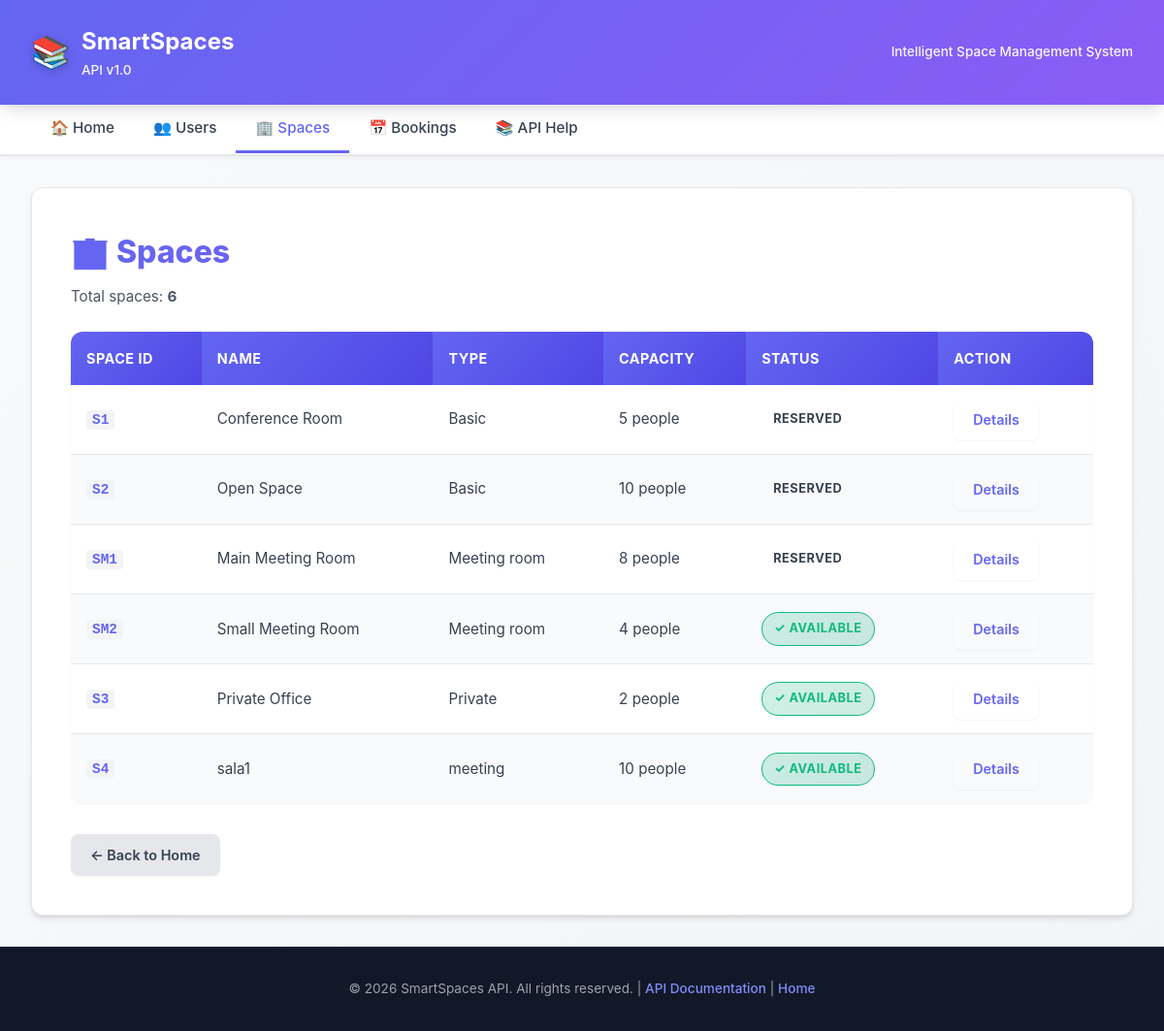
The page /spaces on the database its author committed.
### tables this page shows
CREATE TABLE spaces (
        space_id     TEXT    PRIMARY KEY,
        space_name   TEXT    NOT NULL,
        capacity     INTEGER NOT NULL,
        space_type   TEXT    NOT NULL,
        space_status TEXT    NOT NULL
    );

CREATE TABLE meeting_rooms (
        space_id          TEXT    PRIMARY KEY,
        room_number       TEXT    NOT NULL,
        floor             INTEGER NOT NULL,
        equipment_list    TEXT    NOT NULL,
        num_power_outlets INTEGER NOT NULL,
        FOREIGN KEY (space_id) REFERENCES spaces(space_id)
               ON DELETE CASCADE
    );

### presentation/app.py (the view)
@app.route("/spaces", methods=["GET"])
def list_spaces():
    try:
        spaces = space_service.list_spaces()
        formatted_spaces = [format_space(s) for s in spaces]
        return render_template('spaces.html', spaces=formatted_spaces)
    except Exception as e:
        logger.error(f"Error al listar espacios: {str(e)}")
        return error_response(f"Error al listar espacios: {str(e)}", 500)

### application/space_service.py (called while the page is built)
    def list_spaces(self):
        return self._space_repo.list()

### domain/space.py (called while the page is built)
    @property
    def space_id(self):
        return self.__space_id

    @property
    def space_name(self):
        return self.__space_name

    @property
    def capacity(self):
        return self.__capacity

    @property
    def space_status(self):
        return self._space_status

    @property
    def space_type(self):
        return self._space_type

### domain/space_meetingroom.py (called while the page is built)
    @property
    def room_number(self):
        return self.__room_number

    @property
    def floor(self):
        return self.__floor

    @property
    def num_power_outlets(self):
        return self.__num_power_outlets

    @property
    def equipment_list(self):
        return list(self.__equipment_list)

    def _validate_room_number(self, room_number):
        if not isinstance(room_number, str) or not room_number.strip(): raise ValueError("Room number must be a non-empty string")

    def _validate_floor(self, floor):
        if not isinstance(floor, int) or floor < 0: raise ValueError("Floor must be a non-negative integer")

    def _validate_num_power_outlets(self, num_power_outlets):
        if not isinstance(num_power_outlets, int) or num_power_outlets < 0: raise ValueError("Number of power outlets must be non-negative")

### infrastructure/space_sqlite_repository.py (called while the page is built)
    def _connect(self):
        conn = sqlite3.connect(self._db_path)
        conn.execute("PRAGMA foreign_keys = ON")
        return conn

### presentation/app.py (called while the page is built)
@app.before_request
def log_request():
    logger.info(f"{request.method} {request.path}")

def format_space(space):
    data = {
        "space_id": space.space_id,
        "space_name": space.space_name,
        "capacity": space.capacity,
        "space_type": space.space_type,
        "space_status": space.space_status,
    }
    if isinstance(space, SpaceMeetingRoom):
        data.update(
            {
                "room_number": space.room_number,
                "floor": space.floor,
                "equipment_list": space.equipment_list,
                "num_power_outlets": space.num_power_outlets,
            }
        )
    return data

### presentation/templates/spaces.html (shortened to what this page needs)
{% extends "base.html" %}
{% block content %}
<h1>🏢 Spaces</h1>
{% if spaces %}
    <p>Total spaces: <strong>{{ spaces|length }}</strong></p>
    <table>
        <thead>
            <tr>
                <th>Space ID</th>
                <th>Name</th>
                <th>Type</th>
                <th>Capacity</th>
                <th>Status</th>
                <th>Action</th>
            </tr>
        </thead>
        <tbody>
            {% for space in spaces %}
            <tr>
                <td><code>{{ space.space_id }}</code></td>
                <td>{{ space.space_name }}</td>
                <td>{{ space.space_type }}</td>
                <td>{{ space.capacity }} people</td>
                <td>
                    {% if space.space_status == 'AVAILABLE' %}
                        <span class="badge active">✓ Available</span>
                    {% elif space.space_status == 'OCCUPIED' %}
                        <span class="badge inactive">Occupied</span>
                    {% else %}
                        <span class="badge">{{ space.space_status }}</span>
                    {% endif %}
                </td>
                <td>
                    <a href="{{ url_for('get_space', space_id=space.space_id) }}" class="btn">Details</a>
                </td>
            </tr>
            {% endfor %}
        </tbody>
    </table>
{% else %}
    <div class="warning-box">
        <strong>⚠️ No spaces found</strong>
    </div>
{% endif %}
<div class="mt-3">
    <a href="{{ url_for('index') }}" class="btn secondary">← Back to Home</a>
</div>
{% endblock %}

### rows shown on the page
spaces: space_id "S1", space_name "Conference Room", space_type "Basic", capacity "5", space_status "RESERVED"
spaces: space_id "S2", space_name "Open Space", space_type "Basic", capacity "10", space_status "RESERVED"
meeting_rooms: space_id "SM1", space_name "Main Meeting Room", space_type "Meeting room", capacity "8", space_status "RESERVED"
meeting_rooms: space_id "SM2", space_name "Small Meeting Room", space_type "Meeting room", capacity "4", shows "✓ AVAILABLE"
spaces: space_id "S3", space_name "Private Office", space_type "Private", capacity "2", space_status "✓ AVAILABLE"
spaces: space_id "S4", space_name "sala1", space_type "meeting", capacity "10", space_status "✓ AVAILABLE"

### other values the page prints
{{ spaces|length }} "6"
